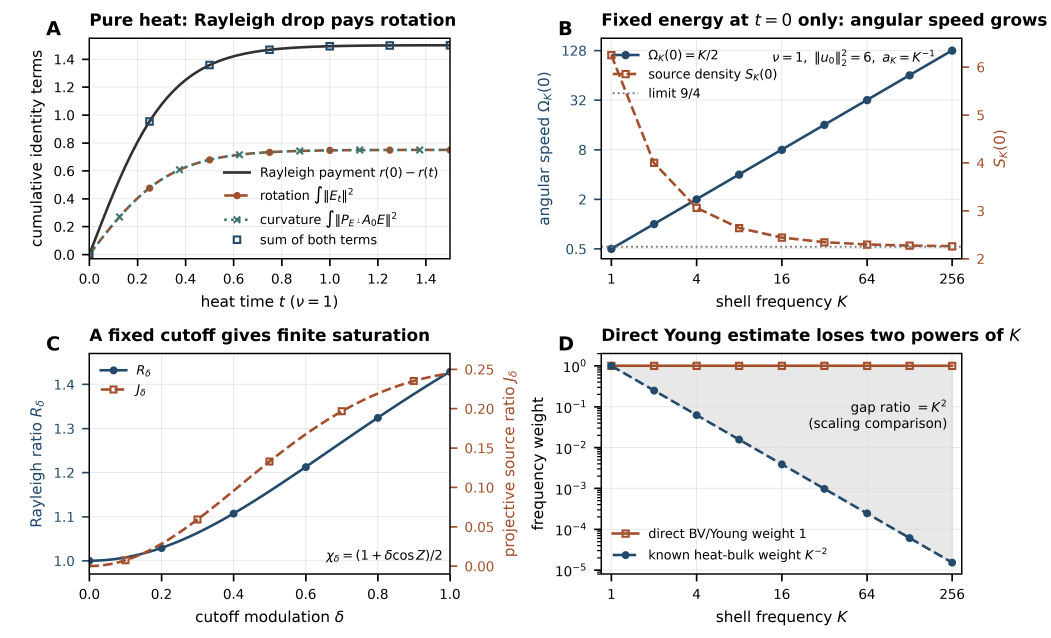
#> input picture figures/r071h-angular/fig-r071h-angular-curvature/figure.png, 4204 x 2551 px (shown at 1/4 size)
$ python qa_images.py
#> lines starting #> are read from the running program, lines starting #| are printed output that depends on the picture
#!/usr/bin/env python3
"""Create original-color and grayscale print-size QA previews."""

from pathlib import Path

from PIL import Image, ImageOps


with Image.open(Path("figure.png")) as source_image:
#> source_image is the input picture: PIL image 4204x2551 RGBA; mean R, G, B, A 240.9, 240.5, 240.5, 255
    source = source_image.convert("RGB")
preview_width = 1780
preview_height = round(source.height * preview_width / source.width)
#> preview_height = 1080
preview = source.resize((preview_width, preview_height), Image.Resampling.LANCZOS)
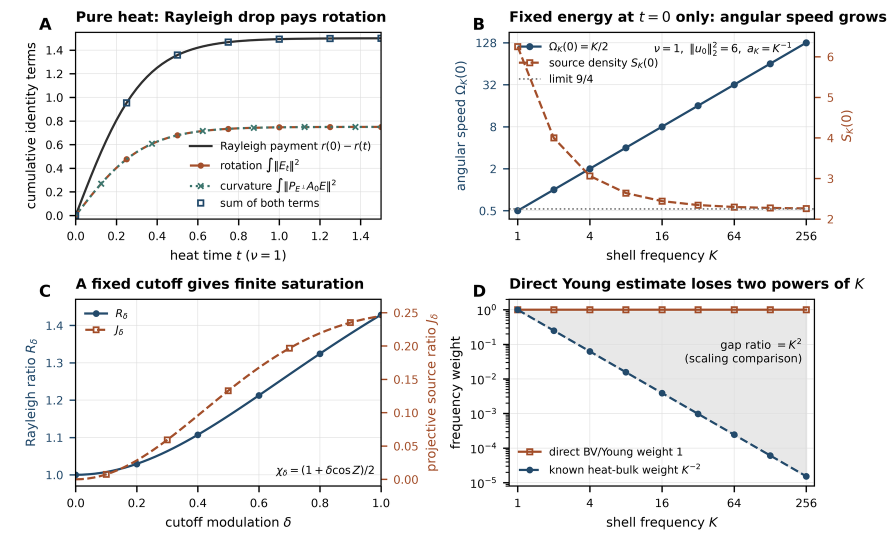
#> preview: PIL image 1780x1080 RGB (shown at 1/2 size); mean R, G, B 240.8, 240.4, 240.4
preview.save("qa-original.png", dpi=(254, 254))
ImageOps.grayscale(preview).convert("RGB").save(
    "qa-grayscale.png", dpi=(254, 254)
)
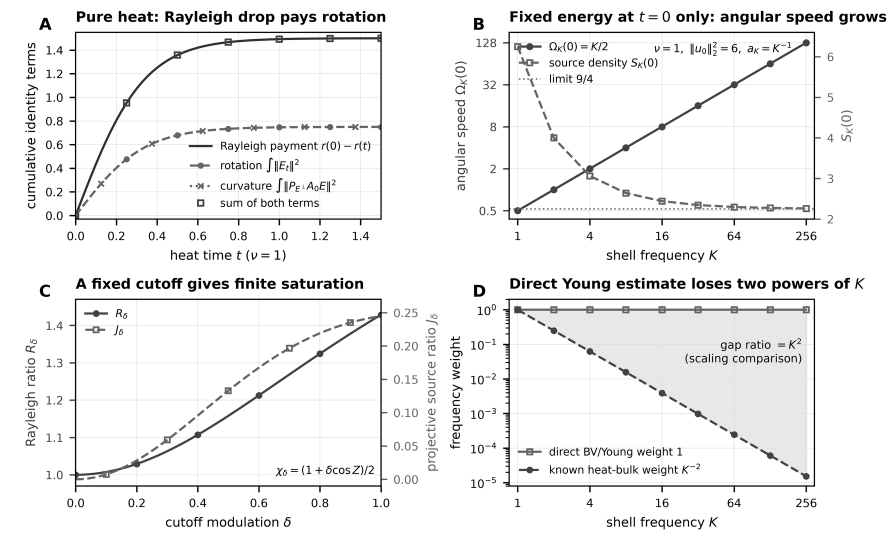
#> saved as qa-grayscale.png: PIL image 1780x1080 RGB (shown at 1/2 size); min 0, max 255, mean 240.5
